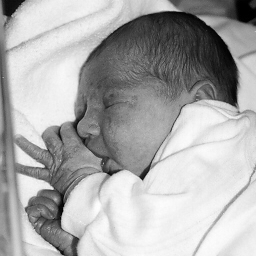
#> input picture sample_Images/newborn.tif, 256 x 256 px
$ python 3_3.py
#> lines starting #> are read from the running program, lines starting #| are printed output that depends on the picture
import matplotlib.pyplot as plt
import skimage.transform as tr
from skimage import io

fig = plt.figure()

x0 = io.imread('sample_Images/newborn.tif', as_gray=True)  # 256x256
#> x0 is the input picture: shape (256, 256); min 0, max 254, mean 171.5
a = fig.add_subplot(2, 2, 1)
a.title.set_text('x0')
plt.axis('off')
io.imshow(x0)

x4 = tr.rescale(tr.rescale(x0, 1 / 4), 4)  # 64x64
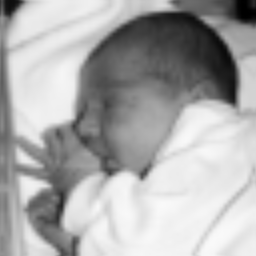
#> x4: shape (256, 256) float64; min 0.000379, max 0.98, mean 0.673
a = fig.add_subplot(2, 2, 2)
a.title.set_text('x4')
plt.axis('off')
io.imshow(x4)

x16 = tr.rescale(tr.rescale(x0, 1 / 16), 16)  # 16x16
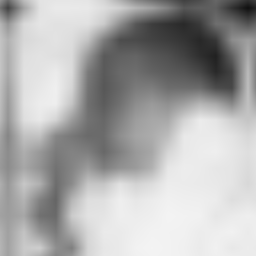
#> x16: shape (256, 256) float64; min 0.0708, max 0.957, mean 0.673
a = fig.add_subplot(2, 2, 3)
a.title.set_text('x16')
plt.axis('off')
io.imshow(x16)

x64 = tr.rescale(tr.rescale(x0, 1 / 64), 64)  # 4x4
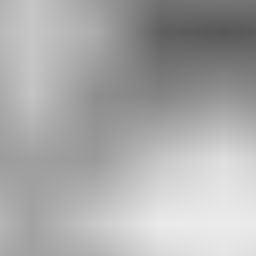
#> x64: shape (256, 256) float64; min 0.348, max 0.922, mean 0.669
a = fig.add_subplot(2, 2, 4)
a.title.set_text('x64')
plt.axis('off')
io.imshow(x64)

io.show()
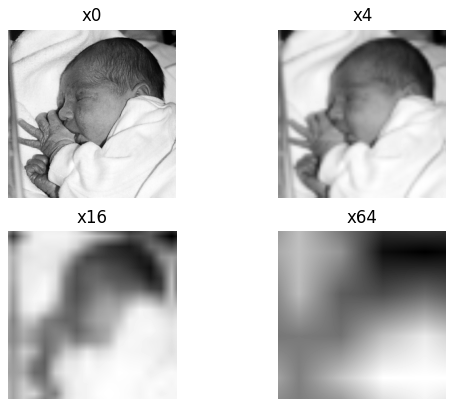
#> figure drawn by matplotlib, 4 panels

$ run again, with sample_Images/bacteria.tif copied over sample_Images/newborn.tif
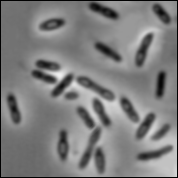
#> input picture sample_Images/bacteria.tif, 178 x 178 px
#> x0 is the input picture: shape (178, 178); min 0, max 239, mean 125.8
#> `x64 = tr.rescale(tr.rescale(x0, 1 / 64), 64)`:
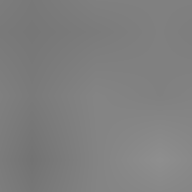
#> x64: shape (192, 192) float64; min 0.453, max 0.559, mean 0.5
#> `io.show()`:
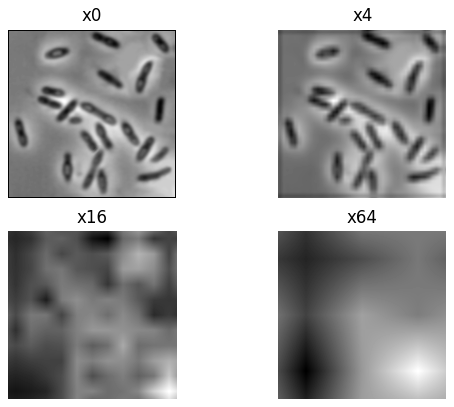
#> figure drawn by matplotlib, 4 panels

$ run again, with sample_Images/blocks.tif copied over sample_Images/newborn.tif
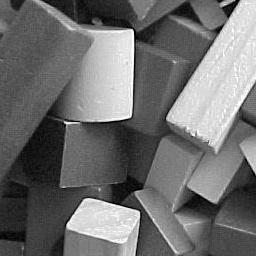
#> input picture sample_Images/blocks.tif, 256 x 256 px
#> x0 is the input picture: shape (256, 256); min 0, max 255, mean 110.3
#> `x64 = tr.rescale(tr.rescale(x0, 1 / 64), 64)`:
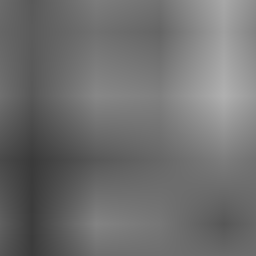
#> x64: shape (256, 256) float64; min 0.232, max 0.69, mean 0.436
#> `io.show()`:
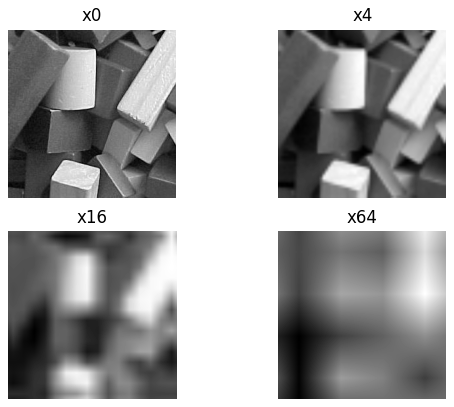
#> figure drawn by matplotlib, 4 panels
